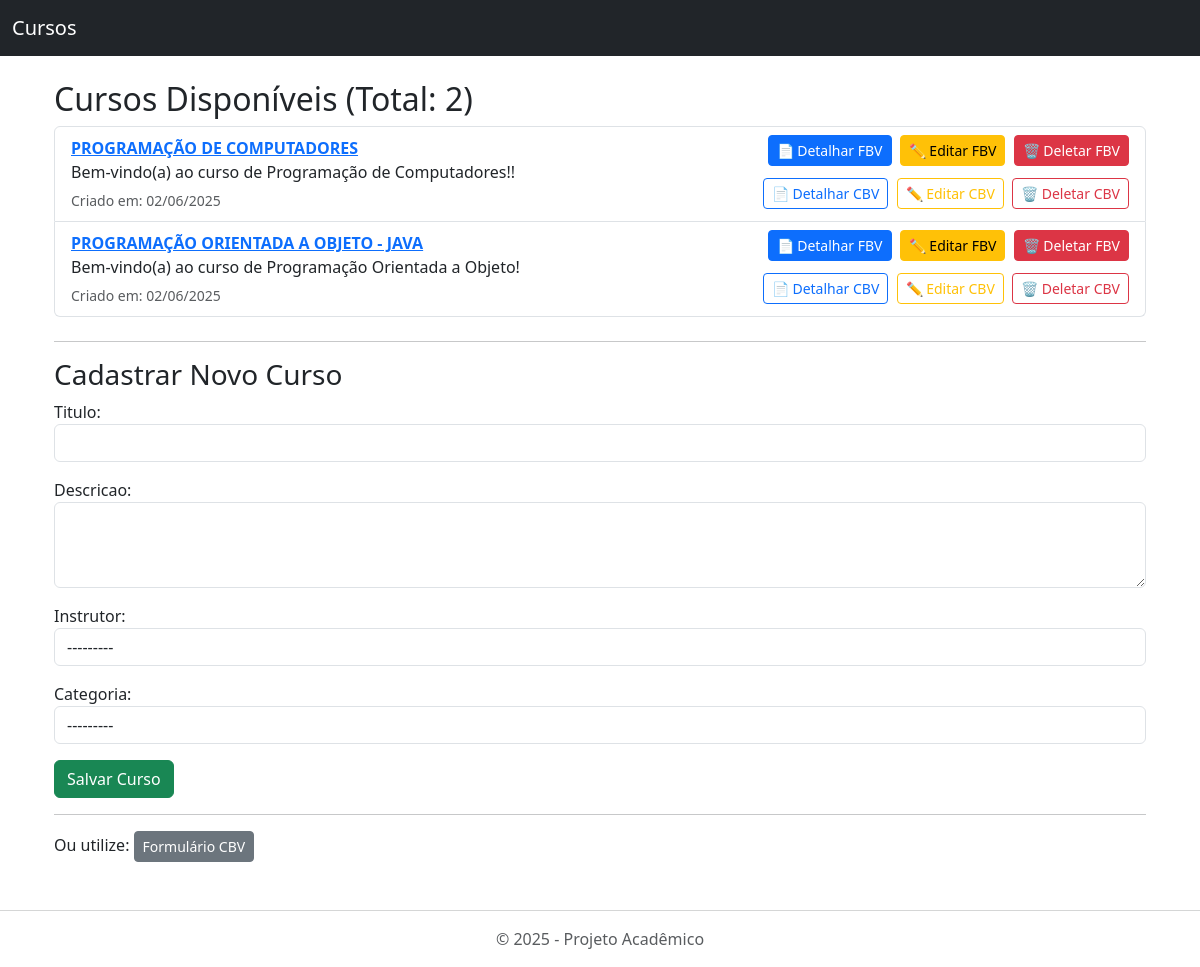
Screenshot of /cursos/ with the database file from the repository.
### meu_app/models.py (models this page shows, shortened)
class Curso(models.Model):
    titulo = models.CharField(max_length=200)
    descricao = models.TextField()
    instrutor = models.ForeignKey(Instrutor, on_delete=models.CASCADE)
    categoria = models.ForeignKey(Categoria, on_delete=models.SET_NULL, null=True)
    criado_em = models.DateTimeField(auto_now_add=True)

### meu_app/views.py (the view)
# urls.py: path('cursos/', views.listar_cursos, name='listar_cursos'),
def listar_cursos(request):
    cursos = Curso.objects.all()
    if request.method == 'POST':
        form = CursoForm(request.POST)
        if form.is_valid():
            form.save()
            return redirect('listar_cursos')
    else:
        form = CursoForm()
    return render(request, 'meu_app/cursos.html', {'cursos': cursos, 'form': form})

### meu_app/forms.py
class CursoForm(forms.ModelForm):
    class Meta:
        model = Curso
        fields = ['titulo', 'descricao', 'instrutor', 'categoria']
        widgets = {
            'titulo': forms.TextInput(attrs={'class': 'form-control'}),
            'descricao': forms.Textarea(attrs={'class': 'form-control', 'rows': 3}),
            'instrutor': forms.Select(attrs={'class': 'form-control'}),
            'categoria': forms.Select(attrs={'class': 'form-control'}),
        }

### meu_app/models.py (called while the page is built)
    def __str__(self):
        return self.nome

    def __str__(self):
        return self.nome

### meu_app/templates/meu_app/cursos.html (shortened to what this page needs)
{% extends "meu_app/base.html" %}
{% block content %}
<div class="container mt-4">
  <h2>Cursos Disponíveis (Total: {{ cursos|length }})</h2>
  <ul class="list-group mb-4">
    {% for curso in cursos %}
      <li class="list-group-item">
        <div class="d-flex justify-content-between align-items-center">
          <div>
            <a href="{% url 'detalhar_curso' curso.id %}">
              <strong>{{ curso.titulo|upper }}</strong>
            </a>
            <p class="mb-1">{{ curso.descricao|truncatechars:60 }}</p>
            <small class="text-muted">Criado em: {{ curso.criado_em|date:"d/m/Y" }}</small>
          </div>
          <div class="text-end">
            <div class="mb-2">
              <a href="{% url 'curso_detalhar_fbv' curso.pk %}" class="btn btn-primary btn-sm me-1 mb-1">
                📄 Detalhar FBV
              </a>
              <a href="{% url 'curso_editar_fbv' curso.pk %}" class="btn btn-warning btn-sm me-1 mb-1">
                ✏️ Editar FBV
              </a>
              <a href="{% url 'curso_deletar_fbv' curso.pk %}" class="btn btn-danger btn-sm mb-1">
                🗑️ Deletar FBV
              </a>
            </div>
            <div>
              <a href="{% url 'curso_detalhar_cbv' curso.pk %}" class="btn btn-outline-primary btn-sm me-1 mb-1">
                📄 Detalhar CBV
              </a>
              <a href="{% url 'curso_editar_cbv' curso.pk %}" class="btn btn-outline-warning btn-sm me-1 mb-1">
                ✏️ Editar CBV
              </a>
              <a href="{% url 'curso_deletar_cbv' curso.pk %}" class="btn btn-outline-danger btn-sm mb-1">
                🗑️ Deletar CBV
              </a>
            </div>
          </div>
        </div>
      </li>
    {% empty %}
      <li class="list-group-item">Nenhum curso disponível.</li>
    {% endfor %}
  </ul>
  <hr>
  <h3>Cadastrar Novo Curso</h3>
  <form method="post">
    <div class="mb-3">
      {{ form.as_p }}
    </div>
    <button type="submit" class="btn btn-success">Salvar Curso</button>
  </form>
  <hr>
  <p>
    Ou utilize:
    <a href="{% url 'curso_criar_cbv' %}" class="btn btn-secondary btn-sm">Formulário CBV</a>
  </p>
</div>
{% endblock %}

### rows the page displays
Curso: titulo "PROGRAMAÇÃO DE COMPUTADORES", descricao "Bem-vindo(a) ao curso de Programação de Computadores!!", criado_em "02/06/2025"
Curso: titulo "PROGRAMAÇÃO ORIENTADA A OBJETO - JAVA", descricao "Bem-vindo(a) ao curso de Programação Orientada a Objeto!", criado_em "02/06/2025"

### other values shown
{{ cursos|length }} "2"
